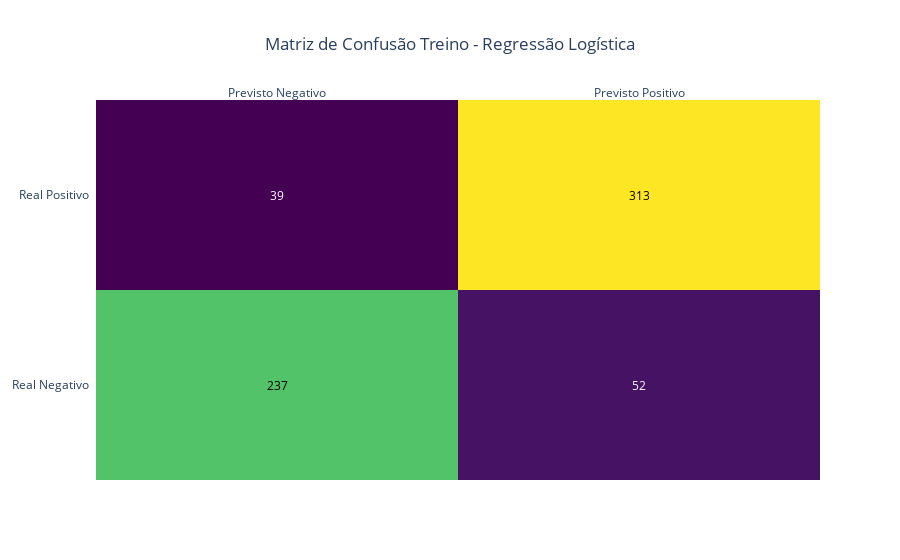

The code cell stored with this chart in its notebook:
### Code cell
# GRAFICO DA MATRIZ DE CONFUSÃO

z = confusion_mtx_logisca_treino


x= ['Previsto Negativo', 'Previsto Positivo']
y= ['Real Negativo', 'Real Positivo']

fig = ff.create_annotated_heatmap(z, x=x, y=y, colorscale='Viridis')
fig = ff.create_annotated_heatmap(z, x=x, y=y, colorscale='Viridis')
fig.update_layout(title_text='Matriz de Confusão Treino - Regressão Logística', title_x=0.5)

fig.show()

### Figure 1 — Plotly figure (JSON) as saved in the notebook; plotly's stock layout.template omitted (floating-point values rounded to 4 significant figures)
{"data": [{"colorscale": [[0, "#440154"], [0.1111, "#482878"], [0.2222, "#3e4989"], [0.3333, "#31688e"], [0.4444, "#26828e"], [0.5556, "#1f9e89"], [0.6667, "#35b779"], [0.7778, "#6ece58"], [0.8889, "#b5de2b"], [1, "#fde725"]], "reversescale": false, "showscale": false, "type": "heatmap", "x": ["Previsto Negativo", "Previsto Positivo"], "y": ["Real Negativo", "Real Positivo"], "z": [[237, 52], [39, 313]]}], "layout": {"annotations": [{"font": {"color": "#000000"}, "showarrow": false, "text": "237", "x": "Previsto Negativo", "xref": "x", "y": "Real Negativo", "yref": "y"}, {"font": {"color": "#FFFFFF"}, "showarrow": false, "text": "52", "x": "Previsto Positivo", "xref": "x", "y": "Real Negativo", "yref": "y"}, {"font": {"color": "#FFFFFF"}, "showarrow": false, "text": "39", "x": "Previsto Negativo", "xref": "x", "y": "Real Positivo", "yref": "y"}, {"font": {"color": "#000000"}, "showarrow": false, "text": "313", "x": "Previsto Positivo", "xref": "x", "y": "Real Positivo", "yref": "y"}], "title": {"text": "Matriz de Confusão Treino - Regressão Logística", "x": 0.5}, "xaxis": {"dtick": 1, "gridcolor": "rgb(0, 0, 0)", "side": "top", "ticks": ""}, "yaxis": {"dtick": 1, "ticks": "", "ticksuffix": "  "}}}
